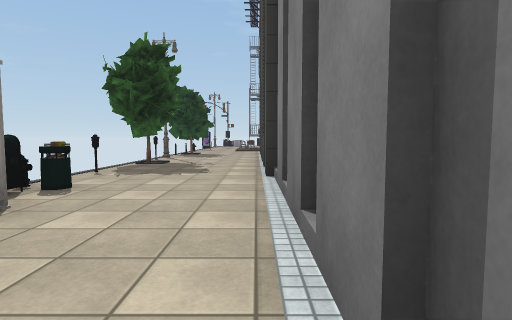
view 1 (above)

19 first-person views from a walk through a Unity game level. The camera is 1.2 m above the floor, tilts 4° down and sees 80° across. The floor is counted in squares, 2 m on a side. Each view is taken from the middle of a square. On the plan, view 1 faces up. The plan holds only what a view shows up to about 9 squares ahead; the rest is blank. The place goes on beyond the plan. The player character is not drawn. Some animated figures are not drawn. Some surface patterns are stand-ins.

view 2
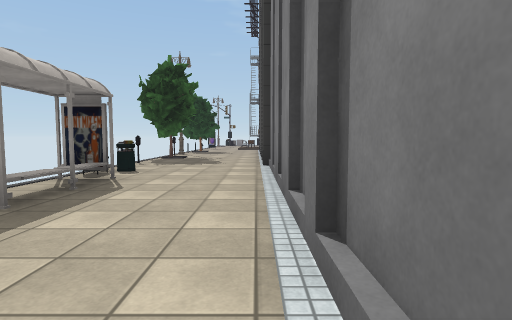

view 3
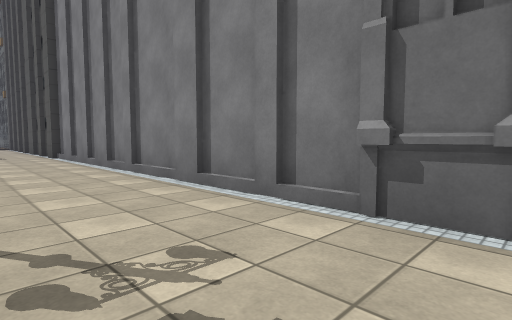

view 4
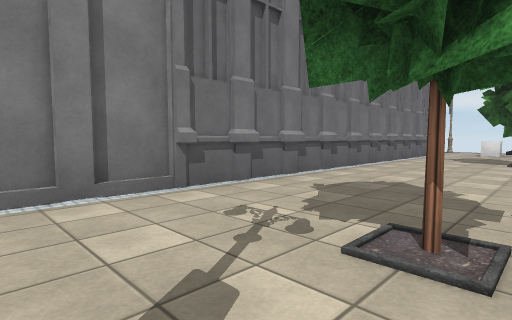

view 5
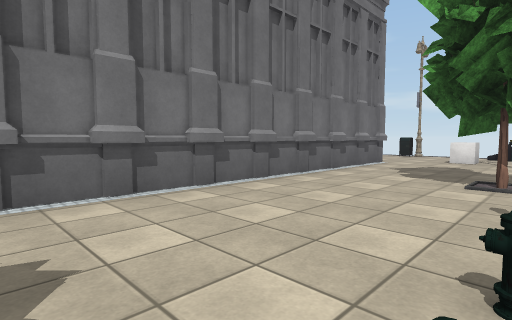

view 6
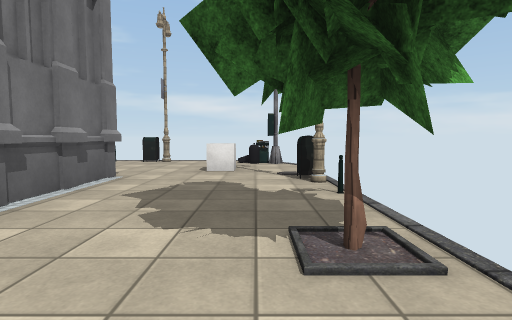

view 7
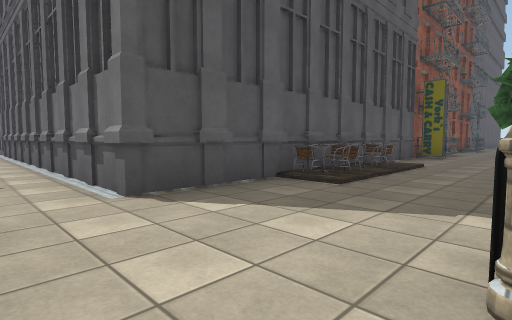

view 8
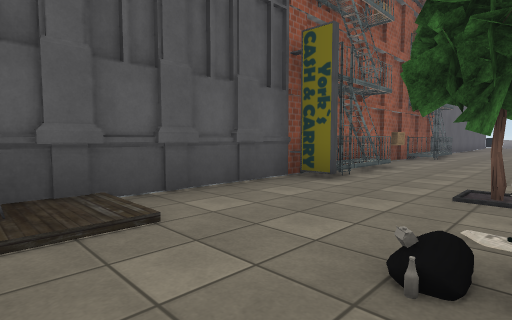

view 9
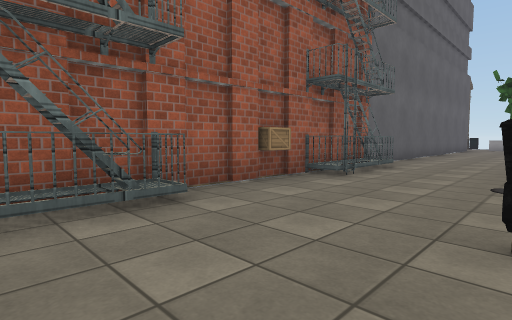

view 10
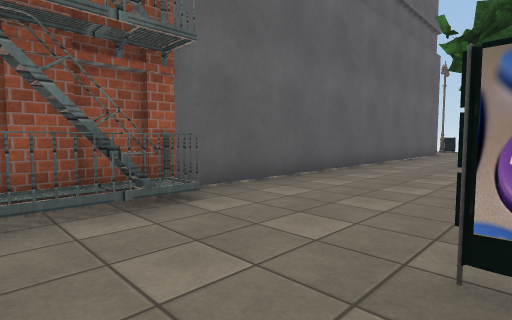

view 11
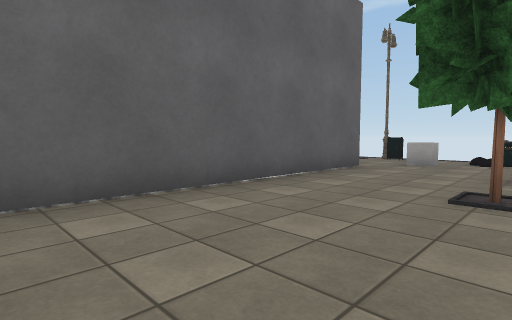

view 12
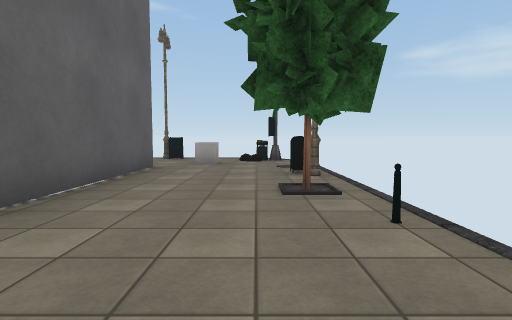

view 13
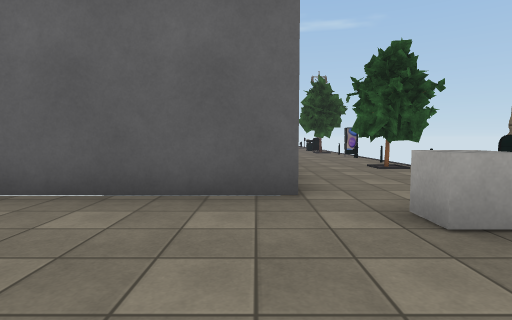

view 14
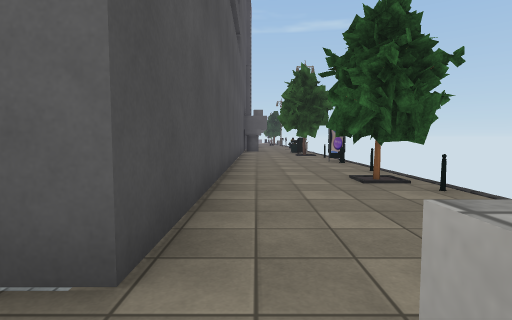

view 15
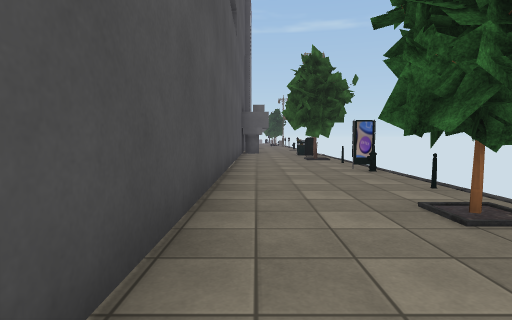

view 16
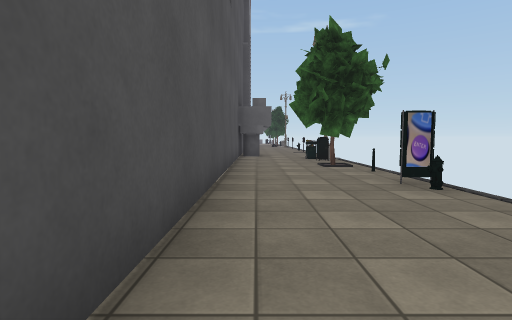

view 17
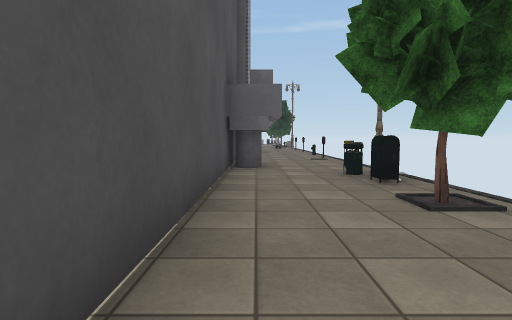

view 18
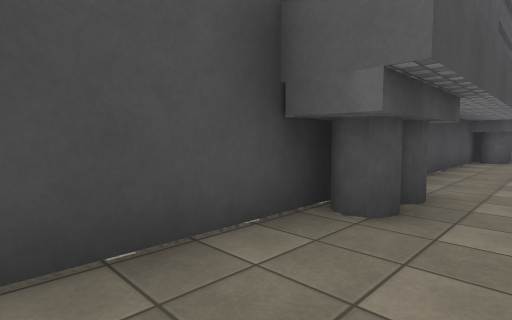

view 19
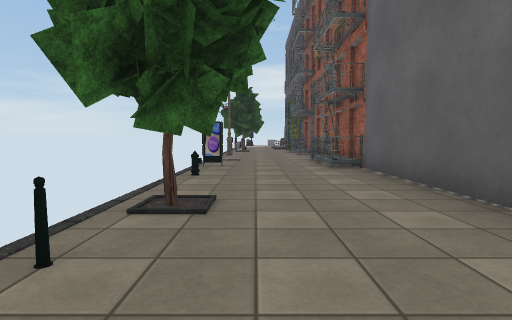

### Floor plan
Key: @ floor where view 1 was taken; # wall or solid block; x gap in a wall; . floor; = window, fence, low wall or low ledge; O other object.
Columns run from 3 left of view 1 to 29 right of it. Each row starts with its distance up from view 1.
  9  ...
  8 O...#
  7 O...#
  6 ....#                         ##
  5 #...#                         ##
  4 xO..#                         #.
  3 O...#                         #.
  2  #..#                         #.
  1  #..#                         #..
  0  ..@#                         #..
 -1  ...#                         ##.
 -2  ...#                         ##.
 -3 ....#                         #..
 -4  ...#                         #..
 -5 O...#                         #.O
 -6  ...#                         #..
 -7 ....#                         #..
 -8 #...#                         #..
 -9  ...#                         #..
-10  ...#                         #..
-11 ....#                         #..
-12 .O..#                         #.O
-13 ....#                         #..
-14 #...#         ###  ############..
-15 O...###########..O##.............
-16 ..O...=.=.......................O
-17  #..........O...................O
-18  O.#O.  ..O.O.# ...#. .O.=.O.O..#

Where each view was taken, in squares from view 1:
view 1: 0 up, 0 right, facing up
view 2: 2 down, 0 right, facing up
view 3: 6 down, 2 left, facing up-right
view 4: 3 down, 3 left, facing down-right
view 5: 7 down, 3 left, facing down-right
view 6: 10 down, 2 left, facing down
view 7: 18 down, 1 left, facing up-right
view 8: 18 down, 5 right, facing up-right
view 9: 18 down, 10 right, facing up-right
view 10: 18 down, 15 right, facing up-right
view 11: 18 down, 21 right, facing up-right
view 12: 17 down, 21 right, facing right
view 13: 18 down, 27 right, facing up
view 14: 16 down, 28 right, facing up
view 15: 14 down, 28 right, facing up
view 16: 12 down, 28 right, facing up
view 17: 8 down, 28 right, facing up
view 18: 4 down, 29 right, facing up-left
view 19: 17 down, 23 right, facing left
